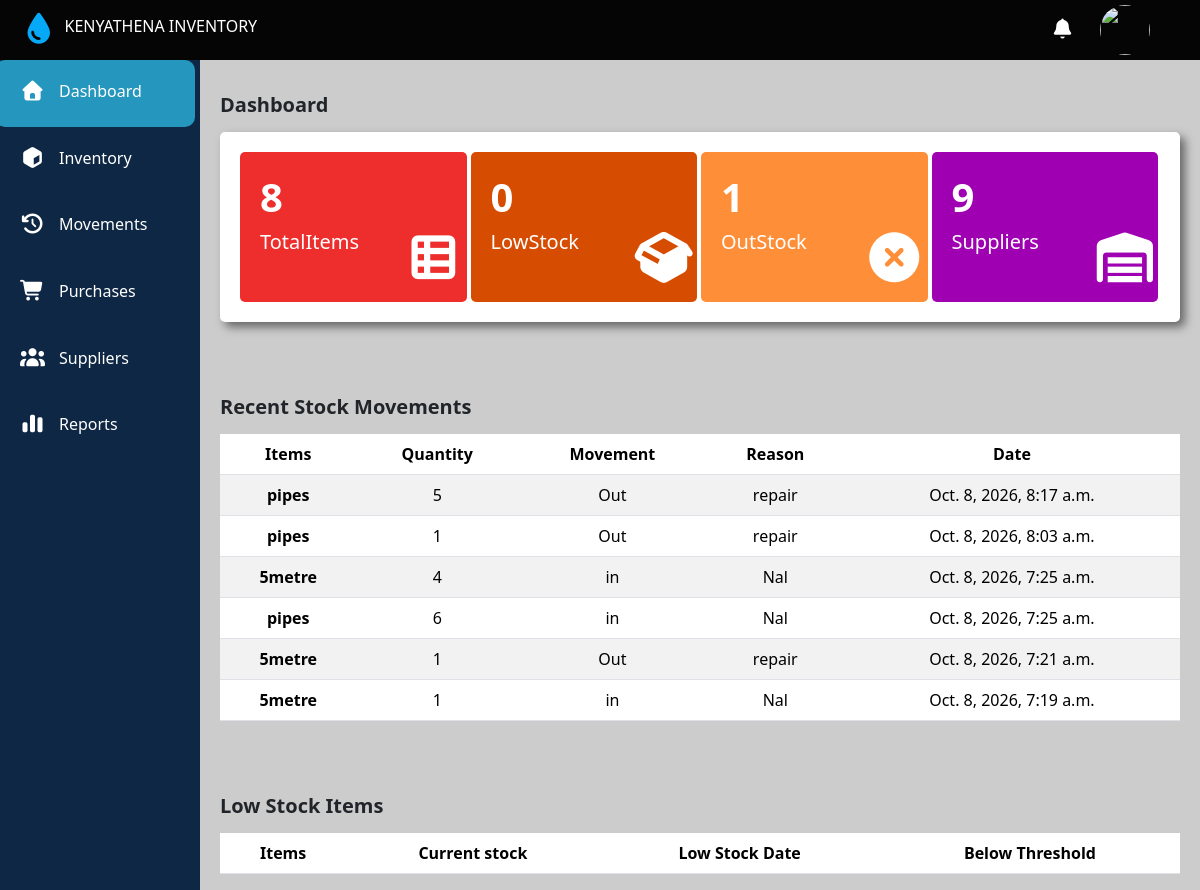
The app's page /, older data.
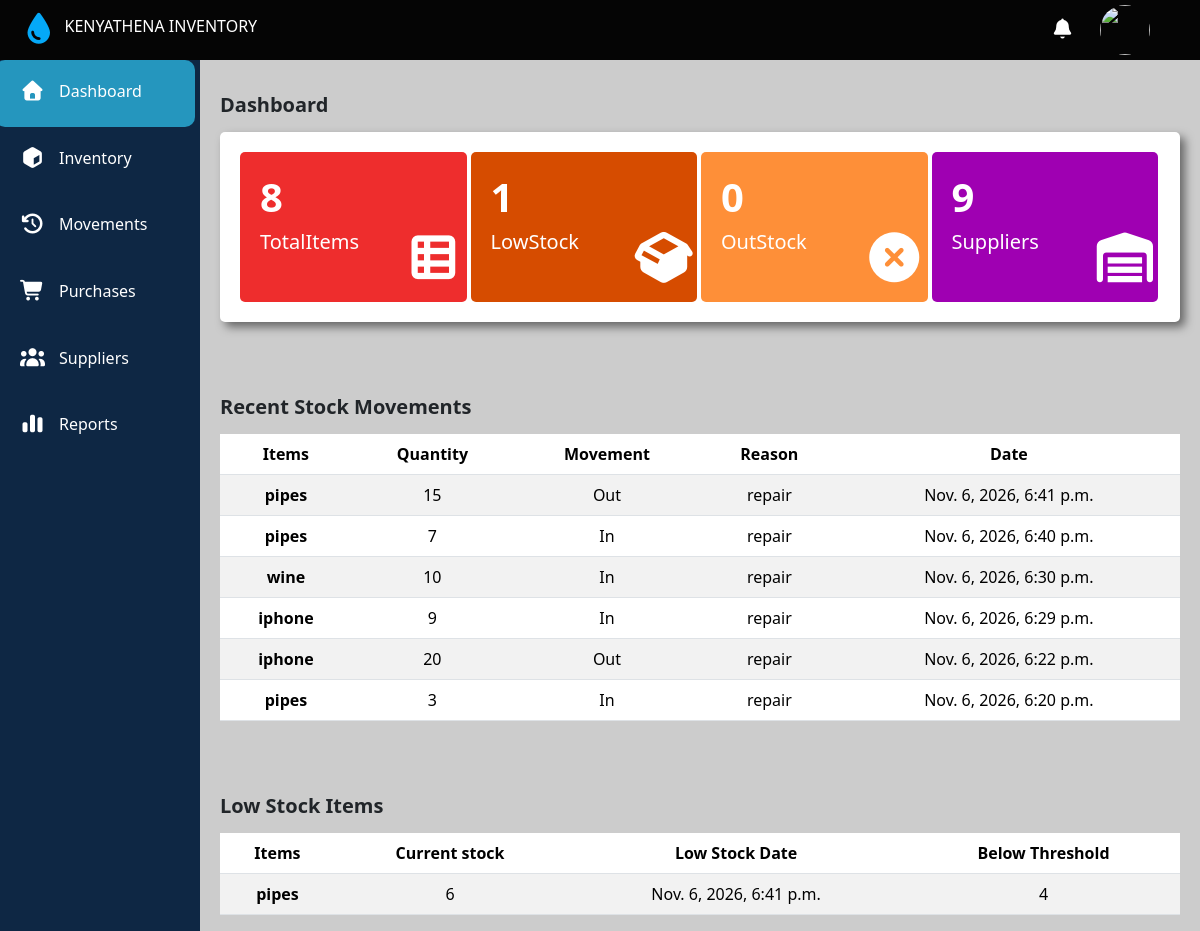
The same page, newer data.
### main/models.py (models this page shows, shortened)
class StockMovements(models.Model):
  Movement_type=[
    ('in','Stock In'),
    ('Out','Stock Out'),
  ]
  item = models.CharField(max_length=200)
  quantity = models.PositiveIntegerField()
  supplier_issued_to = models.CharField(max_length=200,null=True,blank=True)
  date=models.DateTimeField(auto_now_add=True)
  movement = models.CharField(max_length=200,choices=Movement_type)
  reason = models.CharField(max_length=300,null=True,blank=True)

class Stock(models.Model):
  stock_status =[
    ('low_stock','LowStock'),
    ('outStock','Out_Of_Stock'),
    ('inStock','In_Stock')
  ]
  item = models.CharField(max_length=200,unique=True)
  quantity = models.PositiveIntegerField(default=0)
  status = models.CharField(choices=stock_status,null=True)
  low_stock_date = models.DateTimeField(null=True,blank=True)
  low_by = models.PositiveIntegerField(null=True,blank=True)

### main/views.py (the view)
# urls.py: 2. Add a URL to urlpatterns:  path('', views.home, name='home')
def home(request):
  low_stock_table= Stock.objects.filter(status='low_stock').order_by('-id')
  stock_Movements = StockMovements.objects.all().order_by('-id')[:6]
  outStock = Stock.objects.filter(status='outStock').count()
  lowStock = Stock.objects.filter(status='low_stock').count()
  items = Stock.objects.all().count()
  suppliers_count= Suppliers.objects.all().count()
  print(items)
  context = {'suppliers_count':suppliers_count,'outStock':outStock,'lowStock':lowStock,'items':items,'stock_Movements':stock_Movements,'low_stock_table':low_stock_table}
  return render(request,'main/dashboard.html',context)

### main/templates/main/dashboard.html (shortened to what this page needs)
{% extends 'main/base.html' %}
{% block content %}
  <main>
    <div class="Stock">
      <span>Dashboard </span>
    </div>
    <div class="main">
      <div class="totalItems">
        <div class="containerdiv">
          <div class="number">{{items}}</div>
          <div class="name">TotalItems</div>
        </div>
        <div class="icon">
          <i class="fa-solid fa-table-list"></i>
        </div>
      </div>
      <div class="lowStock">
        <div>
          <div class="containerdiv">
            <div class="number">{{lowStock}}</div>
            <div class="name">LowStock</div>
          </div>
        </div>
        <div class="icon">
          <i class="fa-solid fa-box-open"></i>
        </div>
      </div>
      <div class="outStock">
        <div>
          <div class="containerdiv">
            <div class="number">{{outStock}}</div>
          <div class="name">OutStock</div>
          </div>
        </div>
        <div class="icon">
          <i class="fa-solid fa-circle-xmark"></i>
        </div>
      </div>
      <div class="suppliers">
        <div>
          <div class="containerdiv">
            <div class="number">{{suppliers_count}}</div>
            <div class="name">Suppliers</div>
          </div>
        </div>
        <div class="icon">
          <i class="fa-solid fa-warehouse"></i>
        </div>
      </div>
    </div>
    <div class="Stock">
      <span>Recent Stock Movements  </span>
    </div>
    <div class="recentStock">
      <table class="table table-striped" >
        <thead>
          <tr class="table_row">
            <th scope="col">Items</th>
            <th scope="col">Quantity</th>
            <th scope="col">Movement</th>
            <th scope="col">Reason</th>
            <th scope="col">Date</th>
          </tr>
        </thead>
        <tbody>
        {% for stock_Movement in stock_Movements %}
          <tr class="table_row">
            <th scope="row">{{stock_Movement.item}}</th>
            <td>{{stock_Movement.quantity}}</td>
            <td>{{stock_Movement.movement}}</td>
            <td>{{stock_Movement.reason}}</td>
            <td>{{stock_Movement.date}}</td>
          </tr>
        {% endfor %}
        </tbody>
      </table>
    </div>
    <div class="Stock">
      <span>Low Stock Items  </span>
    </div>
   <div class="lowStockItem">
      <table class="table table-striped" >
        <thead>
          <tr class="table_row">
            <th scope="col">Items</th>
            <th scope="col">Current stock</th>
            <th scope="col"> Low Stock Date</th>
            <th scope="col">Below Threshold</th>
          </tr>
        </thead>
        <tbody>
          {% for low_stock in low_stock_table %}
          <tr class="table_row">
            <th scope="row">{{low_stock.item}}</th>
            <td>{{low_stock.quantity}}</td>
            <td>{{low_stock.low_stock_date}}</td>
            <td>{{low_stock.low_by}}</td>
          </tr>
          {% endfor %}
        </tbody>
      </table>
    </div>
  </main>
{% endblock %}

Row changes from the older to the newer data that the page shows:
no longer on this page (row unchanged): StockMovements: item "pipes", quantity "5", movement "Out", reason "repair", date "Oct. 8, 2026, 8:17 a.m."
no longer on this page (row unchanged): StockMovements: item "pipes", quantity "1", movement "Out", reason "repair", date "Oct. 8, 2026, 8:03 a.m."
no longer on this page (row unchanged): StockMovements: item "5metre", quantity "4", movement "in", reason "Nal", date "Oct. 8, 2026, 7:25 a.m."
no longer on this page (row unchanged): StockMovements: item "pipes", quantity "6", movement "in", reason "Nal", date "Oct. 8, 2026, 7:25 a.m."
no longer on this page (row unchanged): StockMovements: item "5metre", quantity "1", movement "Out", reason "repair", date "Oct. 8, 2026, 7:21 a.m."
no longer on this page (row unchanged): StockMovements: item "5metre", quantity "1", movement "in", reason "Nal", date "Oct. 8, 2026, 7:19 a.m."
added StockMovements: item "pipes", quantity "15", movement "Out", reason "repair", date "Nov. 6, 2026, 6:41 p.m."
added StockMovements: item "pipes", quantity "7", movement "In", reason "repair", date "Nov. 6, 2026, 6:40 p.m."
added StockMovements: item "wine", quantity "10", movement "In", reason "repair", date "Nov. 6, 2026, 6:30 p.m."
added StockMovements: item "iphone", quantity "9", movement "In", reason "repair", date "Nov. 6, 2026, 6:29 p.m."
added StockMovements: item "iphone", quantity "20", movement "Out", reason "repair", date "Nov. 6, 2026, 6:22 p.m."
added StockMovements: item "pipes", quantity "3", movement "In", reason "repair", date "Nov. 6, 2026, 6:20 p.m."
now on this page (row edited): Stock: item "pipes", quantity "6", low_stock_date "Nov. 6, 2026, 6:41 p.m.", low_by "4"
Text that changed along with them:
{{ lowStock }}: "0" → "1"
{{ outStock }}: "1" → "0"
